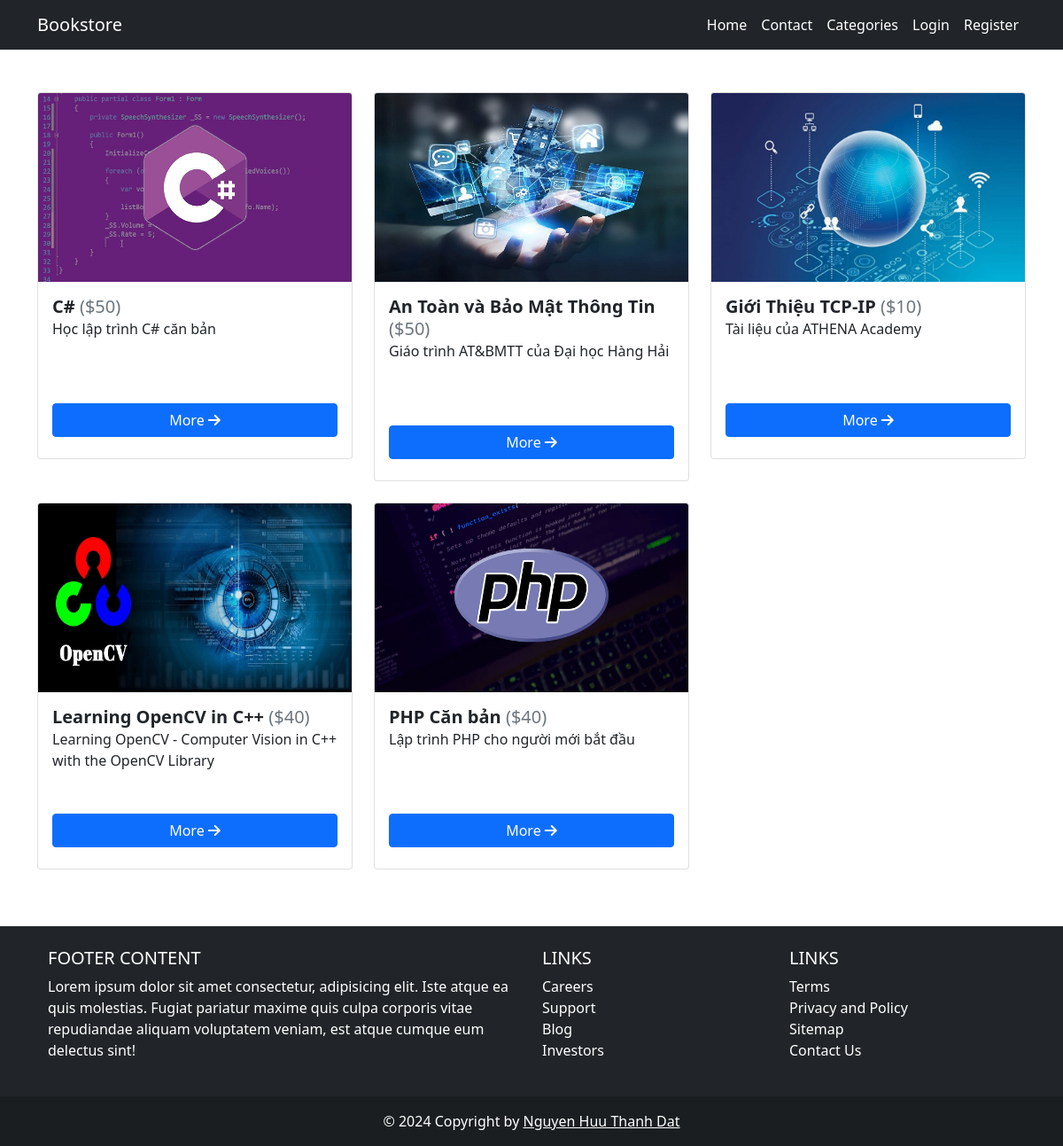
The page / on the database its author committed.
### tables this page shows
CREATE TABLE `products` (
  `id` int(3) NOT NULL,
  `name` varchar(200) NOT NULL,
  `image` varchar(200) NOT NULL,
  `price` int(3) NOT NULL,
  `discount` int(3) NOT NULL,
  `file` text NOT NULL,
  `description` text NOT NULL,
  `status` int(1) NOT NULL DEFAULT 1,
  `category_id` int(3) NOT NULL,
  `created_at` timestamp NOT NULL DEFAULT current_timestamp()
);

### index.php (the view, shortened to what this page needs)
<?php require  "includes/header.php"; ?>
<?php require  "config/config.php"; ?>
<?php
    $rows = $conn->query("SELECT * FROM products WHERE status = 1");
    $rows->execute();
    $allRows = $rows->fetchAll(PDO::FETCH_OBJ);
?>
        <div class="row mt-5">
            <?php foreach($allRows as $product) : ?>
            <div class="col-lg-4 col-md-6 col-sm-10 offset-md-0 offset-sm-1">
                <div class="card" >
                    <img height="213px" class="card-img-top" src="<?php echo IMGURL; ?>/<?php echo  $product->image; ?>">
                    <div class="card-body" >
                        <h5 class="d-inline">
                            <b>
                                <?php echo $product->name; ?>
                            </b>
                        </h5>
                        <h5 class="d-inline">
                            <div class="text-muted d-inline">
                                ($<?php echo  $product->price; ?>)
                            </div>
                        </h5>
                        <p style="min-height: 72px">
                            <?php
                                $description = $product->description;
                                echo $description;
                            ?>
                        </p>
                        <a href="<?php echo APPURL; ?>/shopping/single.php?id=<?php echo  $product->id; ?>"  class="btn btn-primary w-100 rounded my-2"> More <i class="fas fa-arrow-right"></i> </a>
                    </div>
                </div>
                <br>
            </div>
            <br>
            <?php endforeach; ?>
        </div>
<?php require  "includes/footer.php"; ?>

### rows shown on the page
products: image (picture), name "C#", price "50", description "Học lập trình C# căn bản"
products: image (picture), name "An Toàn và Bảo Mật Thông Tin", price "50", description "Giáo trình AT&BMTT của Đại học Hàng Hải"
products: image (picture), name "Giới Thiệu TCP-IP", price "10", description "Tài liệu của ATHENA Academy"
products: image (picture), name "Learning OpenCV in C++", price "40", description "Learning OpenCV - Computer Vision in C++ with the OpenCV Library"
products: image (picture), name "PHP Căn bản", price "40", description "Lập trình PHP cho người mới bắt đầu"
